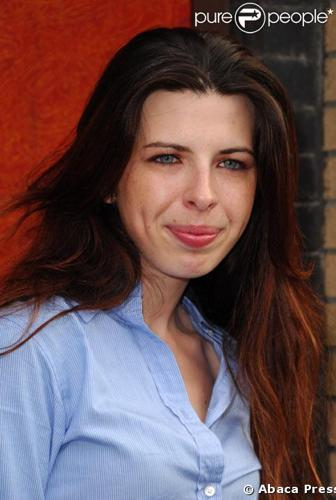
#> input picture landmark/test_images/010002.jpg, 336 x 500 px, given in place of webwxgetmsgimg.png, which was not available
$ python draw_points.py
#> lines starting #> are read from the running program, lines starting #| are printed output that depends on the picture; after the words box and inside, x2 and y2 are one past the last pixel; in counts of white or black regions, pixels touching at a corner belong together
import cv2
import os
from config import *

def draw_points(lands, img, img_name, save_dir):
    for i in range(0, len(lands), 2):
        point = (lands[i], lands[i+1])
        cv2.circle(img, point, 1, (255, 0, 0))
    result_name = "result_"+img_name
    print(result_name)
    save_path = os.path.join(save_dir, result_name)
    print(save_path)
    cv2.imwrite(save_path, img)
    print('done')


if __name__ == '__main__':

    read_from_file = False
    img_path = './test_images/webwxgetmsgimg.png'
    image_txt = "./image_names.txt"
    image_dir = "./data/images/"
    resize_save_dir = "./results/"

    if read_from_file == True:
        with open(image_txt, 'r') as fin:
            for line in fin:
                line = line.strip.split(" ")
                image_name = line[0]
                land_marks = line[-1]
                img_path = os.path.join(image_dir, image_name)
                img = cv2.imread(img_path)
                img_resize = cv2.resize(img, args.height, args.width)
                draw_points(land_marks, img_resize, image_name)

    else:
        img = cv2.imread(img_path)
#> img is the input picture: shape (500, 336, 3); mean B, G, R 79.8, 77.7, 103.1
        img = cv2.resize(img, (300, 300), interpolation=cv2.INTER_AREA)
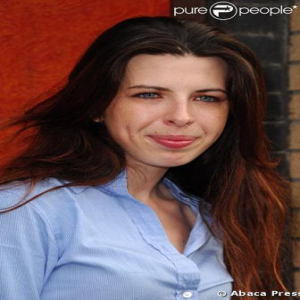
#> img: shape (300, 300, 3); mean B, G, R 79.8, 77.7, 103.1
        #lands = [47, 30, 65, 31, 58, 38, 46, 43, 64, 43]
        #location :(140.268341,202.364410,161.242096,261.564728),
        #[Point(144, 100), Point(173, 100), Point(158, 112), Point(144, 119), Point(173, 117)]
        #Point(113, 151), Point(131, 151), Point(124, 169), Point(115, 179), Point(131, 179)]

        lands = [113,151,131,151,124,169,115,179,131,179]

        lands = [int(i) for i in lands]
        print('lands', lands)
        image_name = img_path.split("/")[-1]
        print(type(image_name))
        draw_points(lands, img, image_name, resize_save_dir)
#> after the loop in draw_points, `for i in range(0, len(lands), 2):`: img: shape (300, 300, 3); 0.02% of pixels changed, all inside (x1, y1, x2, y2) = (112, 150, 133, 181)

$ run again, on landmark/test_images/010003.jpg
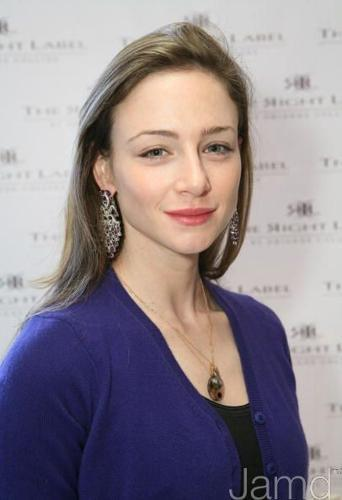
#> input picture landmark/test_images/010003.jpg, 342 x 500 px, given in place of webwxgetmsgimg.png, which was not available
#> img is the input picture: shape (500, 342, 3); mean B, G, R 140.8, 133.3, 143.2
#> `img = cv2.resize(img, (300, 300), interpolation=cv2.INTER_AREA)`:
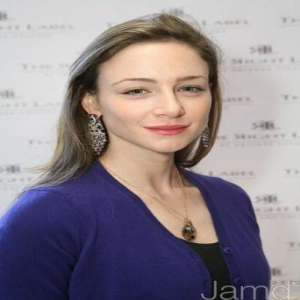
#> img: shape (300, 300, 3); mean B, G, R 140.8, 133.3, 143.2

$ run again, on landmark/test_images/010004.jpg
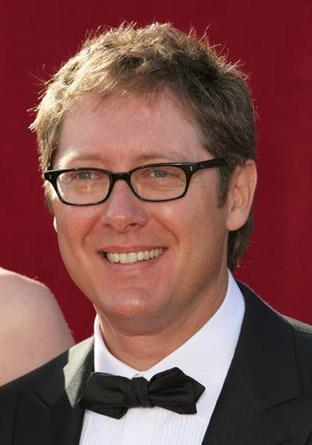
#> input picture landmark/test_images/010004.jpg, 312 x 445 px, given in place of webwxgetmsgimg.png, which was not available
#> img is the input picture: shape (445, 312, 3); mean B, G, R 74.1, 77.4, 126.5
#> `img = cv2.resize(img, (300, 300), interpolation=cv2.INTER_AREA)`:
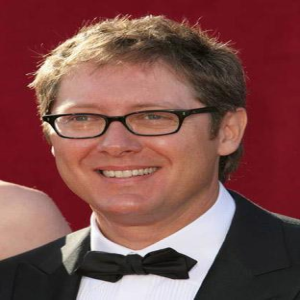
#> img: shape (300, 300, 3); mean B, G, R 74.1, 77.4, 126.5
